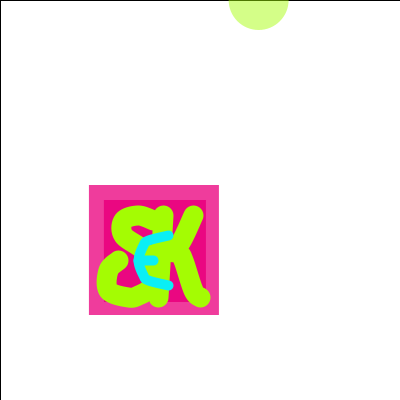
Frame 1 (no input)
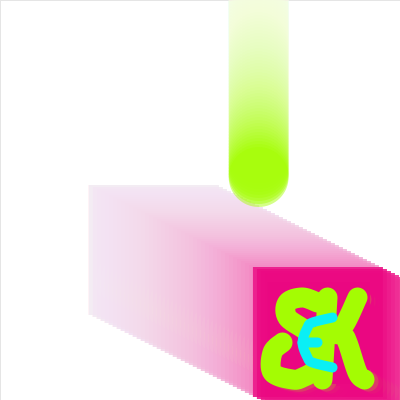
Frame 60 (the mouse pressed at the canvas centre just before this capture)
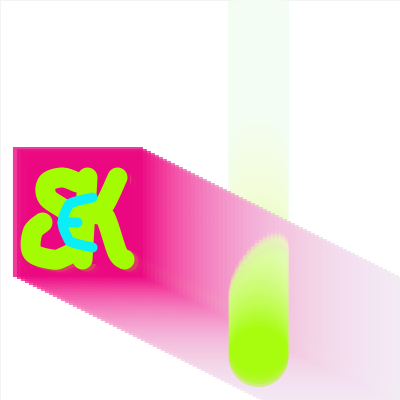
Frame 120 (the mouse held since frame 60 and released just before this capture)

The Processing sketch that drew these frames (run headless with seeded random() and noise(); from frame 60 on, the mouse is pressed at the canvas centre):

// Processing sketch: processing_51279
// ── processing_51279.pde

//Sarah Keeling, 2/2/12
//Jim Roberts Processing for the Art, CMU Spr'12  
//Assignment 6
//copyright 2012

float tx, ty, td, tSpeed;
float tx2, ty2, ts2, txSpeed2, tySpeed2;

int pink = #F2BFD3;
void setup () {
  size (400, 400);
  background (255);
  
  tx = random (0, width); 
  ty = 0;
  td = 60;
  tSpeed = 3 ;
  tx2 = random (0, width);
  ty2 = 200;
  ts2 = 100;
  txSpeed2 = 4;
  tySpeed2 = 2;
  smooth();
}

void draw () {
  prepWindow();
  drawObject1 (tx, ty, td);
  drawObject2 (tx2, ty2, ts2, ts2);
  moveObject1 ();
  bouceObject2 ();
}

void prepWindow () {
  fill (255, 10);
  rect (0, 0, width, height) ;
}

void drawObject1 (float x, float y, float d) {
  noStroke ();
  fill (#A4FC03, 120);
  ellipse (x, y, d, d);
}

void drawObject2 (float x, float y, float wd, float ht) {

  fill (0, 0, 0, 120);
  rect (x, y, wd, ht);

  fill (#EA0781);
  noStroke ();
  rect (x, y, wd+2, ht+2);
  fill (#EA0781, 200);
  rect (x-15, y-15, wd+30, ht+30);

  //>>>S
  noFill();
  stroke (#A4FC03);
  strokeWeight (.2*wd);
  beginShape ();
  curveVertex (x+ .5*wd, y+ .2*ht);
  curveVertex (x+ .5*wd, y+ .2*ht);
  curveVertex (x+ .35*wd, y+ .15*ht);
  curveVertex (x+ .2*wd, y+ .2*ht);
  curveVertex (x+ .2*wd, y+ .35*ht);
  curveVertex (x+ .4*wd, y+ .5*ht);
  curveVertex (x+ .5*wd, y+ .7*ht);
  curveVertex (x+ .47*wd, y+ .87*ht);
  curveVertex (x+ .35*wd, y+ .95*ht);
  curveVertex (x+ .25*wd, y+ .97*ht);
  curveVertex (x+ .05*wd, y+ .9*ht);
  curveVertex (x+ .05*wd, y+ .7*ht);
  curveVertex (x+.15*wd, y+ .6*ht);
  curveVertex (x+.15*wd, y+ .6*ht);
  endShape ();

  //>>  K
  beginShape ();
  curveVertex (x+ .6*wd, y+ .15*ht);
  curveVertex (x+ .6*wd, y+ .15*ht);
  curveVertex (x+ .55*wd, y+ .97*ht);
  curveVertex (x+ .55*wd, y+ .97*ht);
  endShape ();
 
  beginShape ();
  curveVertex (x+ .9*wd, y+ .15*ht);
  curveVertex (x+ .9*wd, y+ .15*ht);
  curveVertex (x+ .75*wd, y+ .45*ht);
  curveVertex (x+ .6*wd, y+ .5*ht);
  curveVertex (x+ .75*wd, y+ .53*ht);
  curveVertex (x+ .8*wd, y+ .6*ht);
  curveVertex (x+ .9*wd, y+ .9*ht);
  curveVertex (x+ .97*wd, y+ .97*ht);
  curveVertex (x+ .97*wd, y+ .97*ht);
  endShape ();

  //>>E

  stroke (#0AEFF5);
  strokeWeight (.1*wd);
  beginShape ();
  curveVertex (x+ .65*wd, y+ .35*ht);
  curveVertex (x+ .65*wd, y+ .35*ht);
  curveVertex (x+ .45*wd, y+ .4*ht);
  curveVertex (x+ .4*wd, y+ .45*ht);
  curveVertex (x+ .35*wd, y+ .60*ht);
  curveVertex (x+ .4*wd, y+ .75*ht);
  curveVertex (x+ .45*wd, y+ .8*ht);
  curveVertex (x+ .65*wd, y+ .85*ht);
  curveVertex (x+ .65*wd, y+ .85*ht);
  endShape ();

  beginShape ();
  curveVertex (x+ .35*wd, y+ .6*ht);
  curveVertex (x+ .35*wd, y+ .6*ht);
  curveVertex (x+ .5*wd, y+ .6*ht);  
  curveVertex (x+ .5*wd, y+ .6*ht);
  endShape ();
  noStroke ();
}

void moveObject1 () {
  ty = ty + tSpeed;
  if (ty > height + (td/2)) {
    ty = 0;
    tx = tx + 40 ;
  }
  if (tx > width + (td/2) ) {
    tx = 0 ;
  }
}



void bouceObject2 () {
  tx2 = tx2 + txSpeed2;
  ty2 = ty2 + tySpeed2;
  if ((tx2 >= width - (ts2))) {
    txSpeed2 = -txSpeed2;
  }
  else if   
    ( tx2 <= 0) { 
    txSpeed2 = - txSpeed2;
  }

  if (ty2 >= height - (ts2)) {
    tySpeed2 = -tySpeed2;
  }
  else if (ty2 <= 0) {
    tySpeed2 = -tySpeed2;
  }
}
